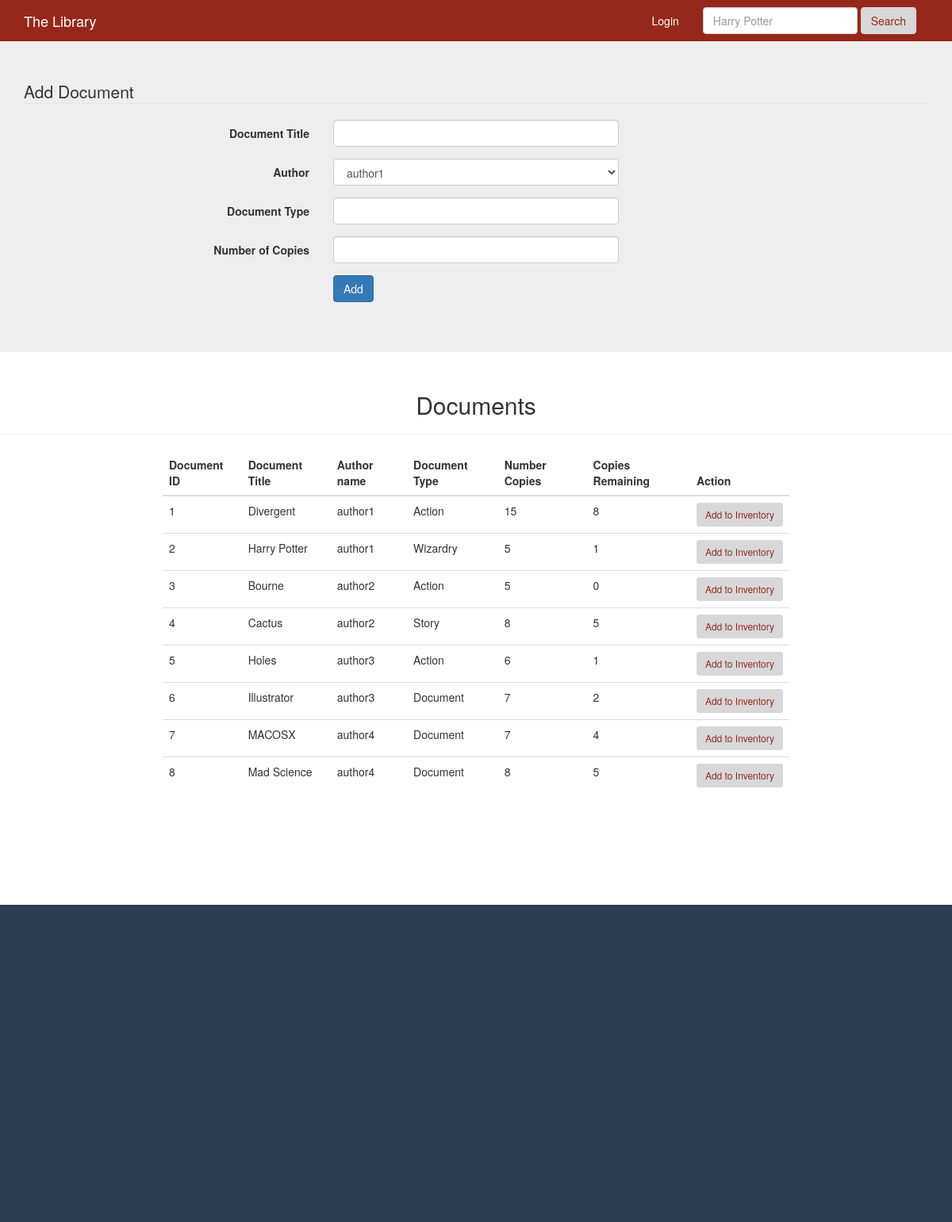
The app's page /document with its own data.
### tables this page shows
CREATE TABLE Document(
	doc_id integer primary key autoincrement,
	doc_title varchar,
	doc_type varchar,
	number_copies varchar
);

### main.py (the view)
@app.route('/document')
def document():
    query = '''
                select d.doc_id, d.doc_title, d.doc_type, d.number_copies, u.author_name, max(i.doc_copy)
                from document as d
                inner join authoring as a
                    on d.doc_id = a.doc_id
                inner join author as u
                    on a.author_id = u.author_id
                left join inventory as i
                    on d.doc_id = i.doc_id
                group by i.doc_id
            '''
    cur = g.db.execute( query )
    rows = [dict( doc_id=row[0], doc_title=row[1], doc_type=row[2], number_copies=row[3], author_name=row[4], copies_out=row[5] ) for row in cur.fetchall()]
    for row in rows:
        if row['copies_out'] is not None:
            row['copies_remaining'] = int( row['number_copies'] ) - int( row['copies_out'] )
        else:
            row['copies_remaining'] = int( row['number_copies'] )
    cur = g.db.execute( 'select * from author' )
    options = [dict( author_id=row[0], author_name=row[1] ) for row in cur.fetchall()]
    return render_template('document.html', rows=rows, options=options)

### main.py (called while the page is built)
@app.before_request
def before_request():
    g.db = connect_db()

@app.teardown_request
def teardown_request(exception):
    db = getattr(g, 'db', None)
    if db is not None:
        db.close()

def connect_db():
    return sqlite3.connect(app.config['DATABASE'])

### templates/document.html (shortened to what this page needs)
{% extends "layout.html" %}
{% block body %}
<div class="jumbotron">
    <div class="container">
        <form class="form-horizontal" action="{{ url_for('add_document') }}" method="post">
        <fieldset>
        <legend>Add Document</legend>
        <div class="form-group">
        <label class="col-md-4 control-label" for="doc_title">Document Title</label>
        <div class="col-md-4">
        <input id="doc_title" name="doc_title" type="text" class="form-control input-md">
        </div>
        </div>
        <div class="form-group">
        <label class="col-md-4 control-label" for="doc_type">Author</label>
        <div class="col-md-4">
        <select class="form-control" id="authors" name="authors">
            {% for row in options %}
            <option value="{{ row['author_id'] }}">{{ row['author_name'] }}</option>
            {% endfor %}
        </select>
        </div>
        </div>
        <div class="form-group">
        <label class="col-md-4 control-label" for="doc_type">Document Type</label>
        <div class="col-md-4">
        <input id="doc_type" name="doc_type" type="text" class="form-control input-md">
        </div>
        </div>
        <div class="form-group">
        <label class="col-md-4 control-label" for="doc_type">Number of Copies</label>
        <div class="col-md-4">
        <input id="number_copies" name="number_copies"" type="text" class="form-control input-md">
        </div>
        </div>
        <div class="form-group">
        <label class="col-md-4 control-label" for="add"></label>
        <div class="col-md-4">
            <button id="add" name="add" class="btn btn-primary">Add</button>
        </div>
        </div>
        </fieldset>
        </form>
    </div>
</div>
<div class="row column text-center">
    <h2>Documents</h2>
    <hr>
</div>
<div class="row">
  <div class="col-md-2"></div>
  <div class="col-md-8">
      <table class="table">
        <thead>
            <tr>
                <th>
                    Document ID
                </th>
                <th>
                    Document Title
                </th>
                <th>
                    Author name
                </th>
                <th>
                    Document Type
                </th>
                <th>
                    Number Copies
                </th>
                <th>
                    Copies Remaining
                </th>
                <th>
                    Action
                </th>
            </tr>
        </thead>
        <tbody>
            {% for row in rows %}
            <tr>
                <td>
                    {{ row['doc_id'] }}
                </td>
                <td>
                    {{ row['doc_title'] }}
                </td>
                <td>
                    {{ row['author_name'] }}
                </td>
                <td>
                    {{ row['doc_type'] }}
                </td>
                <td>
                    {{ row['number_copies'] }}
                </td>
                <td>
                    {{ row['copies_remaining'] }}
                </td>
                <td>
                    <a class="btn btn-success btn-sm" href="{{ url_for('add_to_inventory', doc_id=row['doc_id']) }}" role="button">Add to Inventory</a>
                </td>
            </tr>
            {% endfor %}
        </tbody>
    </table>
  </div>
  <div class="col-md-2"></div>
</div>
{% endblock %}

### static/css/custom.css (style rules this page uses)
.btn-success { color: #96281B; background-color: #D8D8D8; border-color: #D8D8D8; }
html { height: 100%; }
body { height: 100%; }

### records on screen
Document: doc_id "1", doc_title "Divergent", author_name "author1", doc_type "Action", number_copies "15", copies_remaining "8"
Document: doc_id "2", doc_title "Harry Potter", author_name "author1", doc_type "Wizardry", number_copies "5", copies_remaining "1"
Document: doc_id "3", doc_title "Bourne", author_name "author2", doc_type "Action", number_copies "5", copies_remaining "0"
Document: doc_id "4", doc_title "Cactus", author_name "author2", doc_type "Story", number_copies "8", copies_remaining "5"
Document: doc_id "5", doc_title "Holes", author_name "author3", doc_type "Action", number_copies "6", copies_remaining "1"
Document: doc_id "6", doc_title "Illustrator", author_name "author3", doc_type "Document", number_copies "7", copies_remaining "2"
Document: doc_id "7", doc_title "MACOSX", author_name "author4", doc_type "Document", number_copies "7", copies_remaining "4"
Document: doc_id "8", doc_title "Mad Science", author_name "author4", doc_type "Document", number_copies "8", copies_remaining "5"

### other values on screen
form field authors "author1"
